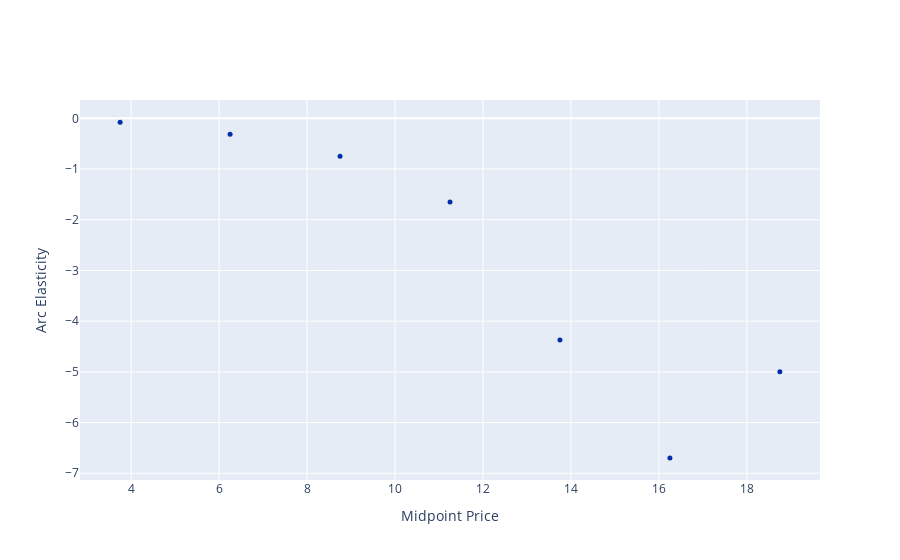

The code cell stored with this chart in its notebook:
### Markdown cell above
### Visualizing elasticity

Once we’ve calculated elasticity values for each segment, it’s helpful to plot them against the midpoint price. This shows how demand tends to be more elastic at high prices (large negative elasticity) and more inelastic at low prices (elasticity close to 0).

We’ll add a horizontal line at $-1$ to mark the cutoff between elastic and inelastic demand.

### Code cell
# Plot elasticity vs midpoint price
elasticities.iscatter("Midpoint Price", "Arc Elasticity")

### Figure 1 — Plotly figure (JSON) as saved in the notebook; plotly's stock layout.template omitted (floating-point values rounded to 4 significant figures)
{"data": [{"marker": {"color": "rgb(0,47,167)", "size": 5}, "mode": "markers", "name": "Arc Elasticity", "textfont": {"color": "rgb(0,47,167)"}, "textposition": "bottom center", "type": "scatter", "x": [18.75, 16.25, 13.75, 11.25, 8.75, 6.25, 3.75], "y": [-5.0, -6.697, -4.373, -1.648, -0.745, -0.315, -0.074]}], "layout": {"xaxis": {"title": {"text": "Midpoint Price"}}, "yaxis": {"title": {"text": "Arc Elasticity"}}}}
